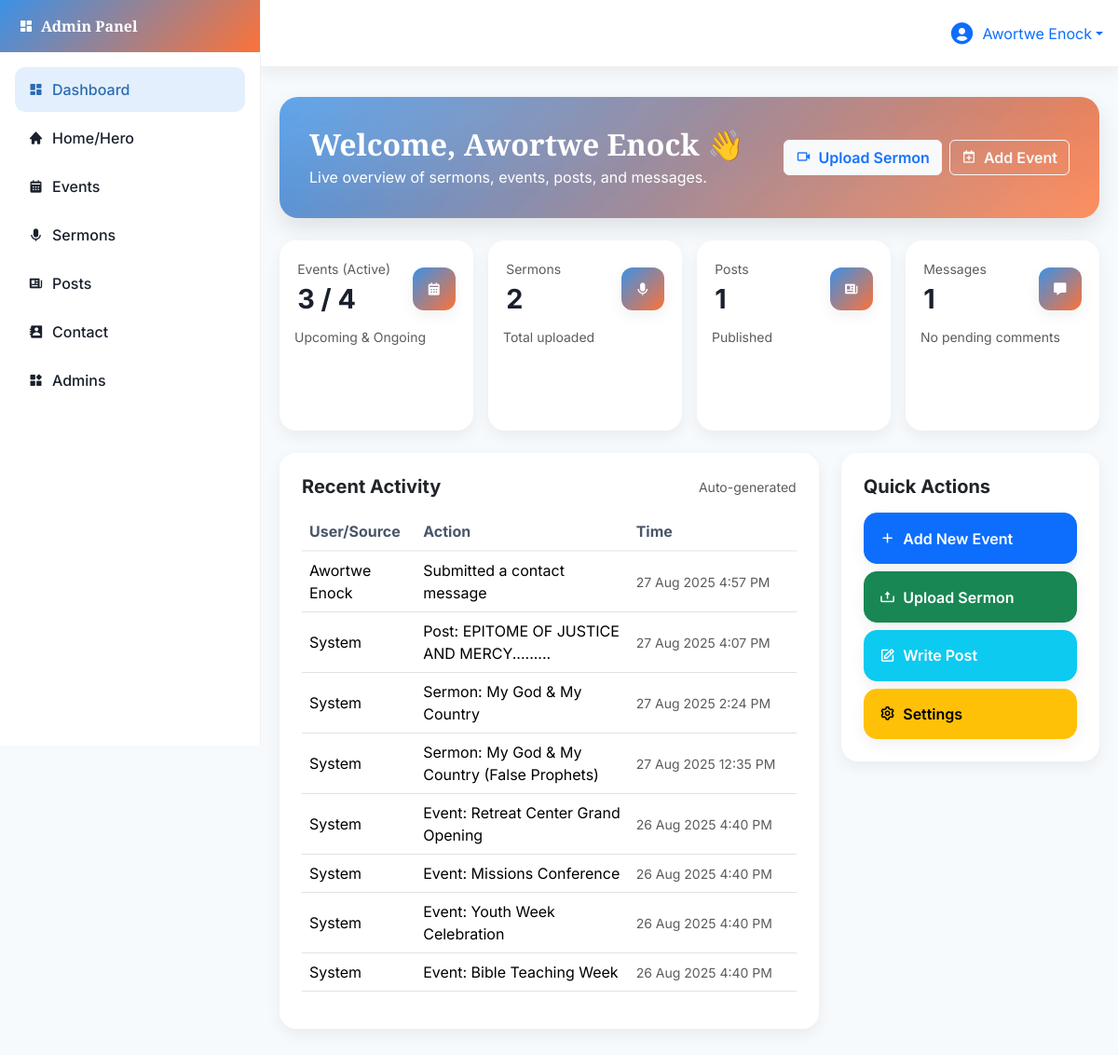
The page /admin/dashboard.php?login=success (signed in) on the database its author committed.
### tables this page shows
CREATE TABLE `contact_messages` (
  `id` int(10) UNSIGNED NOT NULL,
  `name` varchar(150) NOT NULL,
  `email` varchar(150) NOT NULL,
  `phone` varchar(50) DEFAULT NULL,
  `location` varchar(150) DEFAULT NULL,
  `message_type` varchar(80) NOT NULL,
  `message_text` text NOT NULL,
  `is_first_timer` tinyint(1) NOT NULL DEFAULT 0,
  `is_read` tinyint(1) NOT NULL DEFAULT 0,
  `created_at` timestamp NOT NULL DEFAULT current_timestamp(),
  `is_deleted` tinyint(1) NOT NULL DEFAULT 0
);

### admin/dashboard.php (the view, shortened to what this page needs)
<?php
require_once '../includes/db.php';
function fetchCount($pdo, $sql, $params = []) {
  try {
    $st = $pdo->prepare($sql);
    $st->execute($params);
    return (int)$st->fetchColumn();
  } catch (Throwable $e) { return 0; }
}
function fetchAllSafe($pdo, $sql, $params = []) {
  try {
    $st = $pdo->prepare($sql);
    $st->execute($params);
    return $st->fetchAll(PDO::FETCH_ASSOC);
  } catch (Throwable $e) { return []; }
}
$events_total     = fetchCount($pdo, "SELECT COUNT(*) FROM events");
$events_active    = fetchCount($pdo, "SELECT COUNT(*) FROM events WHERE status IN ('Upcoming','Ongoing')");
$sermons_total    = fetchCount($pdo, "SELECT COUNT(*) FROM sermon_videos");
$posts_total      = fetchCount($pdo, "SELECT COUNT(*) FROM posts WHERE status='Published'");
$messages_total   = fetchCount($pdo, "SELECT COUNT(*) FROM contact_messages");
$comments_pending = fetchCount($pdo, "SELECT COUNT(*) FROM comments WHERE is_approved = 0");
$activity = [];
$ev = fetchAllSafe($pdo, "SELECT id, title, COALESCE(created_at, event_date) AS ts FROM events ORDER BY ts DESC LIMIT 5");
foreach ($ev as $row) {
  $activity[] = [
    'who' => 'System',
    'action' => 'Event: ' . ($row['title'] ?? 'Updated'),
    'time' => $row['ts'],
  ];
}
$sv = fetchAllSafe($pdo, "SELECT id, title, created_at AS ts FROM sermon_videos ORDER BY created_at DESC LIMIT 5");
foreach ($sv as $row) {
  $activity[] = [
    'who' => 'System',
    'action' => 'Sermon: ' . ($row['title'] ?? 'Uploaded'),
    'time' => $row['ts'],
  ];
}
$pv = fetchAllSafe($pdo, "SELECT id, title, created_at AS ts FROM posts ORDER BY created_at DESC LIMIT 5");
foreach ($pv as $row) {
  $activity[] = [
    'who' => 'System',
    'action' => 'Post: ' . ($row['title'] ?? 'Created'),
    'time' => $row['ts'],
  ];
}
$cm = fetchAllSafe($pdo, "SELECT id, name, created_at AS ts FROM contact_messages ORDER BY created_at DESC LIMIT 5");
foreach ($cm as $row) {
  $activity[] = [
    'who' => $row['name'] ?: 'Visitor',
    'action' => 'Submitted a contact message',
    'time' => $row['ts'],
  ];
}
usort($activity, function($a,$b){
  $ta = strtotime($a['time'] ?? '1970-01-01');
  $tb = strtotime($b['time'] ?? '1970-01-01');
  return $tb <=> $ta;
});
$activity = array_slice($activity, 0, 8);
?>
<!DOCTYPE html>
<html lang="en">
<head>
  <link href="https://cdn.jsdelivr.net/npm/bootstrap@5.3.3/dist/css/bootstrap.min.css" rel="stylesheet">
  <link href="https://unpkg.com/boxicons@2.1.4/css/boxicons.min.css" rel="stylesheet">
  <link href="https://unpkg.com/aos@2.3.1/dist/aos.css" rel="stylesheet">
  <link rel="stylesheet" href="https://cdnjs.cloudflare.com/ajax/libs/toastr.js/latest/toastr.min.css">
</head>
<body>
  <aside class="sidebar" id="sidebar">
    <div class="brand">
      <i class="bx bxs-dashboard"></i><span>Admin Panel</span>
    </div>
    <nav class="menu">
      <ul class="nav nav-pills flex-column gap-1">
        <li class="nav-item"><a class="nav-link active" href="dashboard.php"><i class="bx bxs-dashboard"></i>Dashboard</a></li>
        <li class="nav-item"><a class="nav-link" href="home.php"><i class="bx bxs-home"></i>Home/Hero</a></li>
        <li class="nav-item"><a class="nav-link" href="events.php"><i class="bx bxs-calendar"></i>Events</a></li>
        <li class="nav-item"><a class="nav-link" href="sermons.php"><i class="bx bxs-microphone"></i>Sermons</a></li>
        <li class="nav-item"><a class="nav-link" href="posts.php"><i class="bx bxs-news"></i>Posts</a></li>
        <li class="nav-item"><a class="nav-link" href="contact.php"><i class="bx bxs-contact"></i>Contact</a></li>
        <li class="nav-item"><a class="nav-link" href="admins.php"><i class="bx bxs-widget"></i>Admins</a></li>
      </ul>
    </nav>
  </aside>
  <div class="topbar">
    <div class="d-flex align-items-center gap-3 ms-auto">
      <div class="dropdown">
        <a class="d-flex align-items-center text-decoration-none dropdown-toggle" href="#" id="adminMenu" data-bs-toggle="dropdown" aria-expanded="false">
          <i class="bx bxs-user-circle fs-3 me-2 text-primary"></i>
          <span><?php echo htmlspecialchars($_SESSION['admin_name']); ?></span>
        </a>
      </div>
    </div>
  </div>
  <main class="main">
    <div class="page-content">
      <div class="admin-hero mb-4" data-aos="fade-up">
        <div class="d-flex flex-column flex-md-row align-items-md-center justify-content-between gap-3">
          <div>
            <h2 class="mb-1">Welcome, <?php echo htmlspecialchars($_SESSION['admin_name']); ?> 👋</h2>
            <div class="meta">Live overview of sermons, events, posts, and messages.</div>
          </div>
          <div class="d-flex gap-2">
            <a href="sermons.php" class="btn btn-light text-primary fw-semibold"><i class="bx bx-video me-1"></i> Upload Sermon</a>
            <a href="events.php" class="btn btn-outline-light fw-semibold"><i class="bx bx-calendar-plus me-1"></i> Add Event</a>
          </div>
        </div>
      </div>
      <div class="row g-3">
        <div class="col-md-6 col-xl-3" data-aos="fade-up">
          <div class="stat-card">
            <div class="top">
              <div>
                <div class="small text-muted">Events (Active)</div>
                <div class="value"><?php echo number_format($events_active); ?> / <?php echo number_format($events_total); ?></div>
              </div>
              <div class="icon-badge"><i class="bx bxs-calendar"></i></div>
            </div>
            <div class="px-3 pb-2 small text-muted">Upcoming & Ongoing</div>
            <div class="spark-wrap"><canvas id="sparkEvents" height="60"></canvas></div>
          </div>
        </div>
        <div class="col-md-6 col-xl-3" data-aos="fade-up" data-aos-delay="100">
          <div class="stat-card">
            <div class="top">
              <div>
                <div class="small text-muted">Sermons</div>
                <div class="value"><?php echo number_format($sermons_total); ?></div>
              </div>
              <div class="icon-badge"><i class="bx bxs-microphone"></i></div>
            </div>
            <div class="px-3 pb-2 small text-muted">Total uploaded</div>
            <div class="spark-wrap"><canvas id="sparkSermons" height="60"></canvas></div>
          </div>
        </div>
        <div class="col-md-6 col-xl-3" data-aos="fade-up" data-aos-delay="200">
          <div class="stat-card">
            <div class="top">
              <div>
                <div class="small text-muted">Posts</div>
                <div class="value"><?php echo number_format($posts_total); ?></div>
              </div>
              <div class="icon-badge"><i class="bx bxs-news"></i></div>
            </div>
            <div class="px-3 pb-2 small text-muted">Published</div>
            <div class="spark-wrap"><canvas id="sparkPosts" height="60"></canvas></div>
          </div>
        </div>
        <div class="col-md-6 col-xl-3" data-aos="fade-up" data-aos-delay="300">
          <div class="stat-card">
            <div class="top">
              <div>
                <div class="small text-muted">Messages</div>
                <div class="value"><?php echo number_format($messages_total); ?></div>
              </div>
              <div class="icon-badge"><i class="bx bxs-message"></i></div>
            </div>
            <div class="px-3 pb-2 small text-muted">
              <?php if ($comments_pending > 0): ?>
                <span class="text-warning"><i class="bx bx-comment-dots me-1"></i><?php echo number_format($comments_pending); ?> comments pending</span>
              <?php else: ?>
                <span class="text-muted">No pending comments</span>
              <?php endif; ?>
            </div>
            <div class="spark-wrap"><canvas id="sparkMessages" height="60"></canvas></div>
          </div>
        </div>
      </div>
      <div class="row mt-4">
        <div class="col-lg-8 mb-4" data-aos="fade-up">
          <div class="card p-4">
            <div class="d-flex justify-content-between align-items-center mb-3">
              <h5 class="card-title mb-0">Recent Activity</h5>
              <span class="text-muted small">Auto-generated</span>
            </div>
            <div class="table-responsive">
              <table class="table table-hover align-middle">
                <thead>
                  <tr><th>User/Source</th><th>Action</th><th style="width:180px;">Time</th></tr>
                </thead>
                <tbody>
                  <?php if (empty($activity)): ?>
                    <tr><td colspan="3" class="text-center text-muted py-4">No recent activity yet.</td></tr>
                  <?php else: ?>
                    <?php foreach ($activity as $row): ?>
                      <tr>
                        <td><?php echo htmlspecialchars($row['who'] ?? 'System'); ?></td>
                        <td><?php echo htmlspecialchars($row['action'] ?? 'Updated'); ?></td>
                        <td class="text-muted small">
                          <?php
                            $ts = $row['time'] ?? '';
                            echo $ts ? date('d M Y g:i A', strtotime($ts)) : '-';
                          ?>
                        </td>
                      </tr>
                    <?php endforeach; ?>
                  <?php endif; ?>
                </tbody>
              </table>
            </div>
          </div>
        </div>
        <div class="col-lg-4 mb-4" data-aos="fade-up" data-aos-delay="150">
          <div class="card p-4">
            <h5 class="card-title mb-3">Quick Actions</h5>
            <div class="d-grid gap-2 quick-actions">
              <a class="btn btn-primary" href="events.php"><i class="bx bx-plus"></i> Add New Event</a>
              <a class="btn btn-success" href="sermons.php"><i class="bx bx-upload"></i> Upload Sermon</a>
              <a class="btn btn-info text-white" href="posts.php"><i class="bx bx-edit"></i> Write Post</a>
              <a class="btn btn-warning" href="footer.php"><i class="bx bx-cog"></i> Settings</a>
            </div>
          </div>
        </div>
      </div>
    </div>
  </main>
</body>
</html>

### admin/dashboard.php (style rules this page uses)
:root { --brand:#3C91E6; --brand-dark:#2B6CB0; --accent:#FD7238; --accent-light:#FF8A5B; --ink:#1A202C; --ink-light:#2D3748; --soft:#F7FAFC; --soft-dark:#EDF2F7; --white:#fff; --gradient-primary: linear-gradient(135deg, var(--brand) 0%, var(--accent) 100%); --gradient-hero: linear-gradient(135deg, rgba(60,145,230,.95) 0%, rgba(253,114,56,.90) 100%); --shadow-soft: 0 6px 16px rgba(0,0,0,.06); --shadow-medium: 0 10px 24px rgba(0,0,0,.10); --shadow-large: 0 20px 40px rgba(0,0,0,.12); }
html { scroll-behavior:smooth }
body { background: var(--soft); color: var(--ink); font-family: 'Inter', sans-serif; overflow-x:hidden; }
.sidebar { width: 280px; min-height: 100vh; background: #fff; border-right: 1px solid rgba(0,0,0,.06); position: fixed; left: 0; top: 0; z-index: 100; display:flex; flex-direction:column; }
.sidebar .brand { background: var(--gradient-primary); color:#fff; padding:1rem 1.25rem; font-weight:700; font-family:'Playfair Display',serif; display:flex; align-items:center; gap:.5rem; }
.sidebar .menu { padding:1rem; overflow-y:auto; }
.sidebar .nav-link { color:var(--ink); border-radius:.7rem; font-weight:500; padding:.75rem .9rem; display:flex; align-items:center; gap:.6rem; transition:.25s ease; }
.sidebar .nav-link.active { background:rgba(60,145,230,.14); color:var(--brand-dark); }
.topbar { height:72px; background:#fff; border-bottom:1px solid rgba(0,0,0,.06); display:flex; align-items:center; justify-content:space-between; padding:0 1rem; position:fixed; top:0; right:0; left:280px; z-index:90; box-shadow:var(--shadow-soft); }
.main { padding:1.25rem; margin-left:280px; }
.page-content { margin-top:84px; }
.admin-hero { background:var(--gradient-hero); color:#fff; border-radius:20px; box-shadow:var(--shadow-medium); padding:2rem; position:relative; overflow:hidden; }
.admin-hero::after { content:''; position:absolute; inset:0; background:radial-gradient(800px 200px at 0% 0%, rgba(255,255,255,.15), transparent 60%), radial-gradient(800px 200px at 100% 100%, rgba(255,255,255,.12), transparent 60%); pointer-events:none; }
.admin-hero h2 { font-family:'Playfair Display',serif; font-weight:700; }
.stat-card { border:0; border-radius:18px; box-shadow:var(--shadow-soft); overflow:hidden; background:#fff; position:relative; }
.stat-card .top { display:flex; align-items:center; justify-content:space-between; padding:1.2rem 1.2rem .6rem 1.2rem; }
.stat-card .icon-badge { width:46px; height:46px; border-radius:12px; display:grid; place-items:center; color:#fff; background:var(--gradient-primary); box-shadow:var(--shadow-soft); }
.stat-card .value { font-size:1.8rem; font-weight:700; }
.spark-wrap { padding:0 1rem 1rem 1rem; }
.card { border:0; border-radius:18px; box-shadow:var(--shadow-soft); }
.card .card-title { font-weight:700; }
.quick-actions .btn { border-radius:14px; padding:.9rem 1rem; font-weight:600; display:flex; align-items:center; gap:.5rem; box-shadow:var(--shadow-soft); }
.quick-actions .btn i { font-size:1.1rem; }
.table thead th { font-weight:700; color:#4A5568; border-bottom:2px solid #EDF2F7; }

### rows shown on the page
contact_messages: name "Awortwe Enock", action "Submitted a contact message", created_at "27 Aug 2025 4:57 PM"

### other values the page prints
$_SESSION['admin_name'] "Awortwe Enock"
$events_active "3"
$events_total "4"
$sermons_total "2"
$posts_total "1"
$messages_total "1"
$row['who'] "System"
$row['action'] "Post: EPITOME OF JUSTICE AND MERCY........."
date('d M Y g:i A', strtotime($ts)) "27 Aug 2025 4:07 PM"
$row['action'] "Sermon: My God & My Country"
date('d M Y g:i A', strtotime($ts)) "27 Aug 2025 2:24 PM"
$row['action'] "Sermon: My God & My Country (False Prophets)"
date('d M Y g:i A', strtotime($ts)) "27 Aug 2025 12:35 PM"
$row['action'] "Event: Retreat Center Grand Opening"
date('d M Y g:i A', strtotime($ts)) "26 Aug 2025 4:40 PM"
